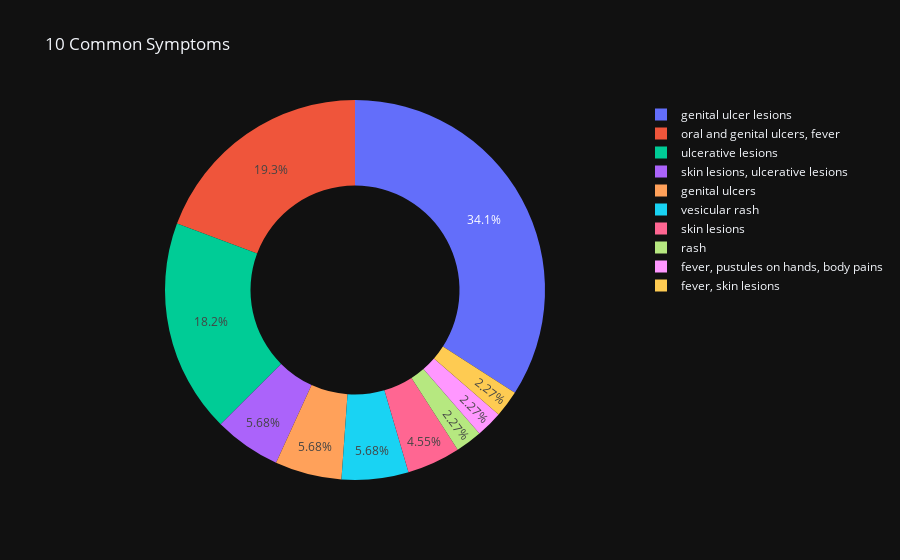

The notebook cell saved with this chart:
### Code cell
fig = px.pie(df, values=df['Symptoms'].value_counts().nlargest(10), names=df['Symptoms'].value_counts().nlargest(10).index
             , title='10 Common Symptoms',hole = .55)
fig.show()

### Figure 1 — Plotly figure (JSON) as saved in the notebook; plotly's stock layout.template omitted (floating-point values rounded to 4 significant figures)
{"data": [{"domain": {"x": [0, 1], "y": [0, 1]}, "hole": 0.55, "hovertemplate": "label=%{label}<br>value=%{value}<extra></extra>", "labels": ["genital ulcer lesions", "oral and genital ulcers, fever", "ulcerative lesions", "skin lesions, ulcerative lesions", "genital ulcers", "vesicular rash", "skin lesions", "rash", "fever, pustules on hands, body pains", "fever, skin lesions"], "legendgroup": "", "name": "", "showlegend": true, "type": "pie", "values": [30, 17, 16, 5, 5, 5, 4, 2, 2, 2]}], "layout": {"legend": {"tracegroupgap": 0}, "title": {"text": "10 Common Symptoms"}}}
